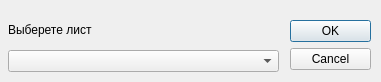
<?xml version="1.0" encoding="UTF-8"?>
<ui version="4.0">
 <class>Dialog</class>
 <widget class="QDialog" name="Dialog">
  <property name="geometry">
   <rect>
    <x>0</x>
    <y>0</y>
    <width>381</width>
    <height>82</height>
   </rect>
  </property>
  <property name="windowTitle">
   <string>Dialog</string>
  </property>
  <widget class="QDialogButtonBox" name="buttonBox">
   <property name="geometry">
    <rect>
     <x>290</x>
     <y>20</y>
     <width>81</width>
     <height>241</height>
    </rect>
   </property>
   <property name="orientation">
    <enum>Qt::Vertical</enum>
   </property>
   <property name="standardButtons">
    <set>QDialogButtonBox::Cancel|QDialogButtonBox::Ok</set>
   </property>
  </widget>
  <widget class="QComboBox" name="ListOfLists">
   <property name="geometry">
    <rect>
     <x>8</x>
     <y>50</y>
     <width>271</width>
     <height>22</height>
    </rect>
   </property>
  </widget>
  <widget class="QLabel" name="label">
   <property name="geometry">
    <rect>
     <x>8</x>
     <y>20</y>
     <width>271</width>
     <height>20</height>
    </rect>
   </property>
   <property name="text">
    <string>Выберете лист</string>
   </property>
  </widget>
 </widget>
 <resources/>
 <connections>
  <connection>
   <sender>buttonBox</sender>
   <signal>accepted()</signal>
   <receiver>Dialog</receiver>
   <slot>accept()</slot>
   <hints>
    <hint type="sourcelabel">
     <x>248</x>
     <y>254</y>
    </hint>
    <hint type="destinationlabel">
     <x>157</x>
     <y>274</y>
    </hint>
   </hints>
  </connection>
  <connection>
   <sender>buttonBox</sender>
   <signal>rejected()</signal>
   <receiver>Dialog</receiver>
   <slot>reject()</slot>
   <hints>
    <hint type="sourcelabel">
     <x>316</x>
     <y>260</y>
    </hint>
    <hint type="destinationlabel">
     <x>286</x>
     <y>274</y>
    </hint>
   </hints>
  </connection>
 </connections>
</ui>
